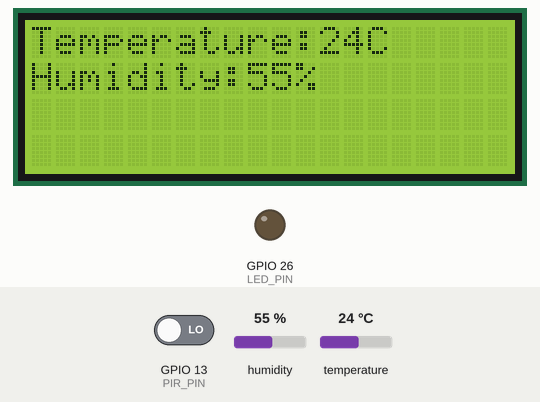
Recording of a sketch running on a simulated ESP32. Shown: 20×4 character LCD, output pins drawn as LEDs (lit = HIGH). The inputs (shaded band) are chosen by the test bench; at power-on: GPIO 13 (PIR_PIN) LOW, humidity 55 %, temperature 24 °C. WiFi joins after 1.5 s; servers stay silent unless stated; uploads are accepted with an empty reply; what the sketch prints to the serial monitor is not drawn.

Above: at 1.9 s.
2.0 s: GPIO 13 (PIR_PIN) driven HIGH
At 5.9 s:
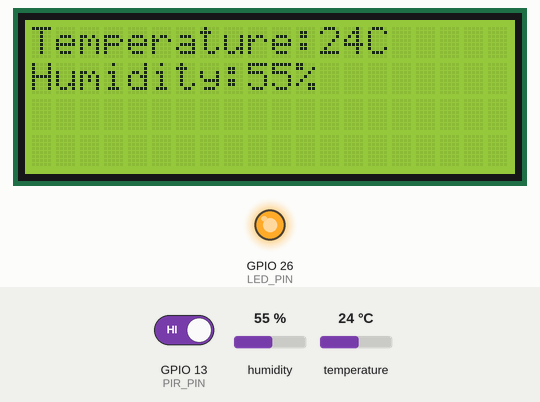
7.0 s: humidity set to 22 %
At 14.9 s:
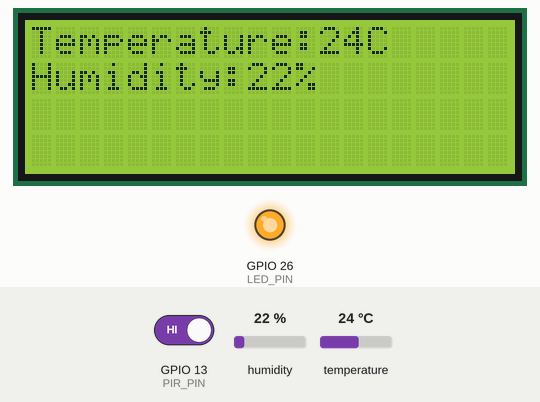
15.6 s: temperature set to 12 °C
At 23.9 s:
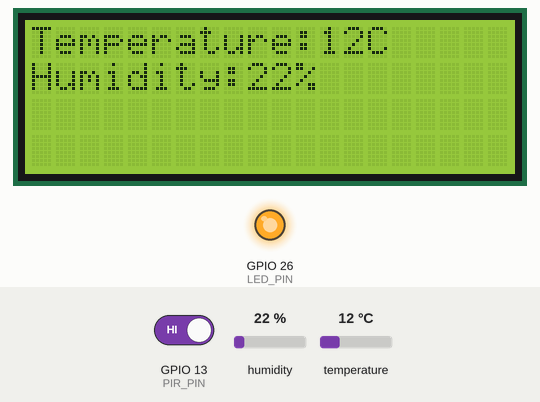
24.2 s: humidity set to 40 %
At 31.6 s:
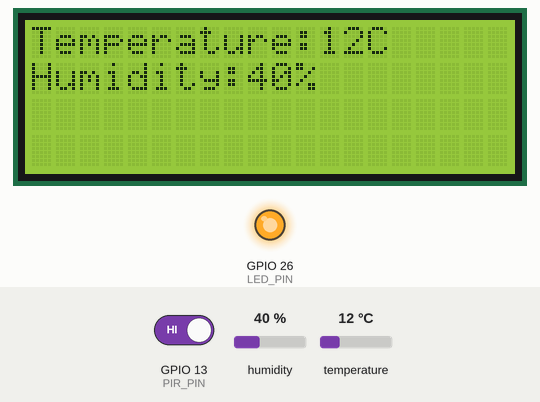
32.8 s: temperature set to 19 °C
Timing chart, 0 to 35.8 s (numbered marks = the images above; inputs shaded):
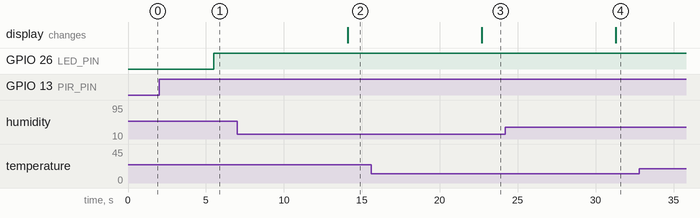

Measured:
- after the input at 2.0 s, GPIO 26 (LED_PIN): LOW → HIGH after 3.5 s
- after the input at 7.0 s, the display: changes after 7.1 s (image 2)
- after the input at 15.6 s, the display: changes after 7.1 s (image 3)
- after the input at 24.2 s, the display: changes after 7.1 s (image 4)

The sketch:

HTTPPostjson.ino
```cpp
#include <LiquidCrystal_I2C.h>
#include "DHTesp.h"
#include <WiFi.h>
#include <HTTPClient.h>
#include <ArduinoJson.h>

LiquidCrystal_I2C lcd(0x27,20,4);
#define DHT_PIN 15
#define LED_PIN 26
#define PIR_PIN 13
DHTesp dhtSensor;
const String serverName = "http://postman-echo.com/post";
void setup() {
  Serial.begin(115200);
  Serial.println("Connecting to WiFi");
  WiFi.begin("Wokwi-GUEST", "",6);
  // put your setup code here, to run once:
  dhtSensor.setup(DHT_PIN, DHTesp::DHT22);
  pinMode(LED_PIN, OUTPUT);
  pinMode(PIR_PIN, INPUT);
}
int value = 1 ;
void loop() {
  HTTPClient http;
  TempAndHumidity data = dhtSensor.getTempAndHumidity();
  int temp = data.temperature;
  int humid = data.humidity;
  if (WiFi.status() ==  WL_CONNECTED){
    http.begin(serverName);
    http.addHeader("Content-Type", "application/json");
    DynamicJsonDocument doc(1024);
    String jsonstr;
    JsonObject root = doc.to<JsonObject>();
    root["temperature"] = temp;
    root["humidity"] = humid;
    serializeJson(doc, jsonstr);

String httpRequestData = jsonstr;
    Serial.println(httpRequestData);
    int httpResponseCode = http.POST(httpRequestData);
    if (httpResponseCode == 200){
      String payload  = http.getString();
      Serial.println(payload);
    } else{
      Serial.println("error");
      Serial.println(httpResponseCode);
    }
    delay(3000);
  }
  // put your main code here, to run repeatedly:
  lcd.init(); // initialize the lcd
  // Print a message to the LCD.
  lcd.backlight();

  lcd.setCursor(0,0);
  lcd.print("Temperature:" + String(temp) +"C");
  lcd.setCursor(0,1);
  lcd.print("Humidity:" +  String(humid) + "%");

  value = digitalRead(PIR_PIN);
  if(value == 1){
    digitalWrite(LED_PIN, HIGH);
  }else{
    digitalWrite(LED_PIN, LOW);
  }
  delay(1000);
}
```
